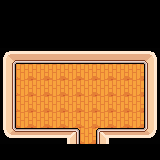

A 2D game scene composited from a Tiled map and its tileset images. What follows is a short description and the map's XML, with every tile layer's data as written:
An orthogonal 10x10 tile map with 16x16 px tiles, 2 tile layers (tiles, Grass-Layer), 1 hidden layer not drawn and 1 object (36, 34).

<map version="1.0" orientation="orthogonal" renderorder="right-down" width="10" height="10" tilewidth="16" tileheight="16" nextobjectid="2">
 <tileset firstgid="1" name="tileset" tilewidth="16" tileheight="16" tilecount="1120" columns="28">
  <image source="tileset.png" width="448" height="640" />
 </tileset>
 <layer name="tiles" width="10" height="10">
  <data encoding="csv">
0,0,0,0,0,0,0,0,0,0,
0,0,0,0,0,0,0,0,0,0,
0,0,0,0,0,0,0,0,0,0,
841,845,845,845,845,845,845,845,845,846,
869,928,928,928,928,928,928,928,928,930,
869,928,928,928,928,928,928,928,928,930,
869,928,928,928,928,928,928,928,928,930,
869,928,928,928,928,928,928,928,928,930,
953,954,954,954,955,928,957,954,954,958,
0,0,0,0,0,0,0,0,0,0
</data>
 </layer>
 <layer name="Collision-Layer" width="10" height="10" visible="0">
  <data encoding="csv">
0,0,0,0,0,0,0,0,0,0,
0,0,0,0,0,0,0,0,0,0,
0,0,0,0,0,0,0,0,0,0,
1073,1073,1073,1073,1073,1073,1073,1073,1073,1073,
1073,0,0,0,0,0,0,0,0,1073,
1073,0,0,0,0,0,0,0,0,1073,
1073,0,0,0,0,0,0,0,0,1073,
1073,0,0,0,0,0,0,0,0,1073,
1073,1073,1073,1073,1073,0,1073,1073,1073,1073,
1073,1073,1073,1073,1073,0,1073,1073,1073,1073
</data>
 </layer>
 <objectgroup name="Teleport-Layer">
  <object id="1" name="level01" type="36, 34" x="80" y="144" width="16" height="16" />
 </objectgroup>
 <objectgroup name="Entity-Layer" />
 <layer name="Grass-Layer" width="10" height="10">
  <data encoding="csv">
0,0,0,0,0,0,0,0,0,0,
0,0,0,0,0,0,0,0,0,0,
0,0,0,0,0,0,0,0,0,0,
0,0,0,0,0,0,0,0,0,0,
0,0,0,0,0,0,0,0,0,0,
0,0,0,0,0,0,0,0,0,0,
0,0,0,0,0,0,0,0,0,0,
0,0,0,0,0,0,0,0,0,0,
0,0,0,0,0,0,0,0,0,0,
0,0,0,0,0,0,0,0,0,0
</data>
 </layer>
</map>
